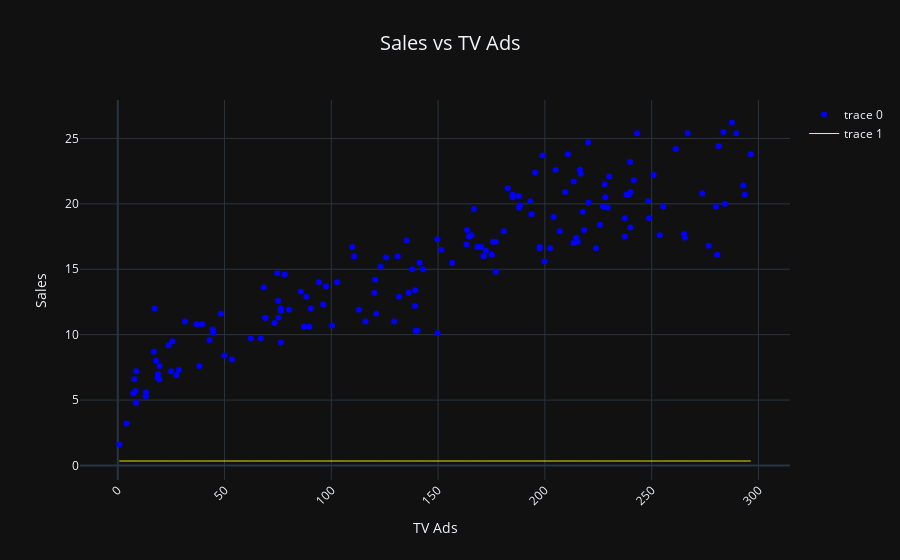
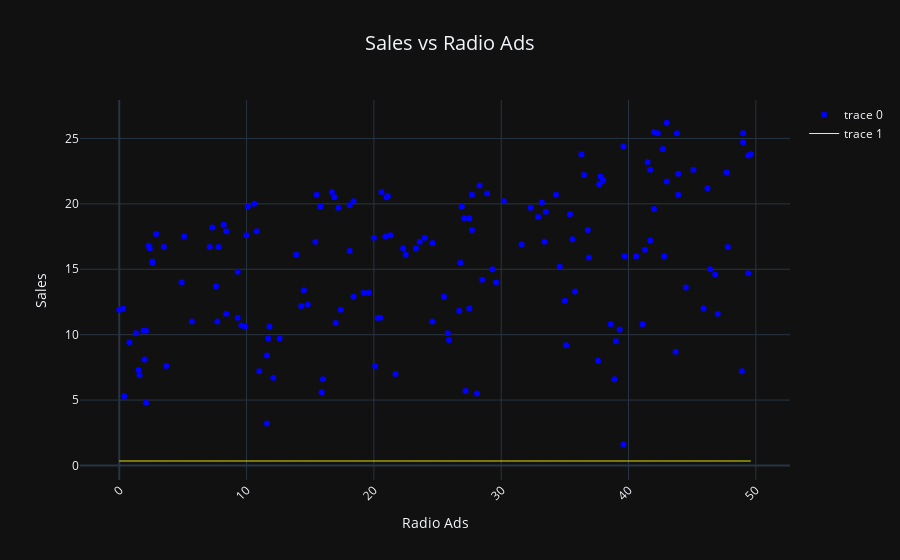
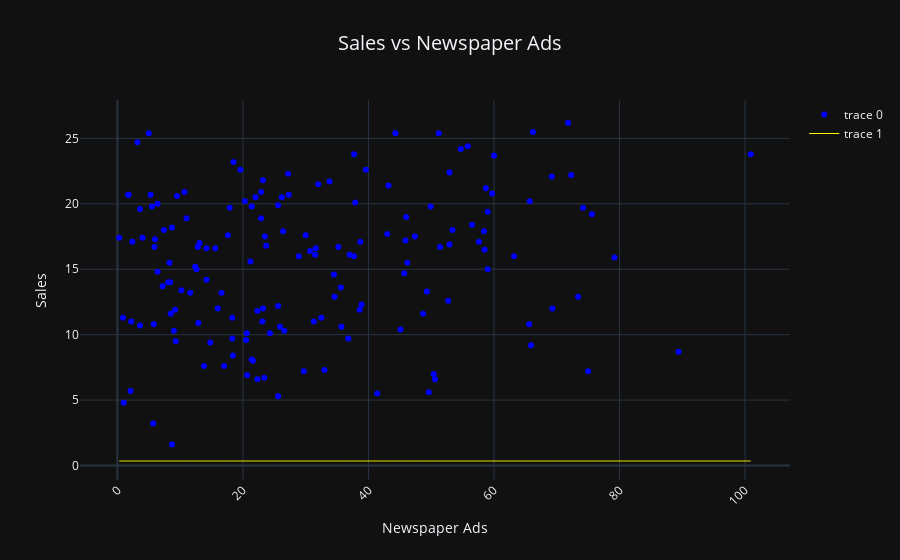

Notebook cell for these charts, in order:
### Markdown cell above
### Unoptimised network
Let's check how our network looks without any optimisation  
Note: Our network is a fully connected network so it is easy to calculate the number of parameters.

### Code cell
# Create neural network
nn = NN(x_train.shape[1], 1, [4, 3, 2])

plot_tv(nn)
plot_radio(nn)
plot_newspaper(nn)

### Figure 1 — Plotly figure (JSON) as saved in the notebook; plotly's stock layout.template omitted (floating-point values rounded to 4 significant figures; data arrays with more than 128 entries replaced by an {"elided": "..."} marker saying what was removed)
{"data": [{"line": {"color": "blue", "dash": "dot", "width": 1}, "mode": "markers", "type": "scatter", "x": {"elided": "160 float values"}, "y": {"elided": "160 float values"}}, {"line": {"color": "yellow", "dash": "solid", "shape": "spline", "width": 1}, "type": "scatter", "x": {"elided": "1000 float values"}, "y": {"elided": "1000 float values"}}], "layout": {"autosize": true, "title": {"font": {"size": 20}, "text": "Sales vs TV Ads", "x": 0.5}, "xaxis": {"autorange": true, "range": [-16.71, 313.8], "showspikes": false, "tickangle": -45, "title": {"text": "TV Ads"}, "type": "linear"}, "yaxis": {"autorange": true, "range": [-1.109, 27.91], "showspikes": false, "title": {"text": "Sales"}, "type": "linear"}}}

### Figure 2 — Plotly figure (JSON) as saved in the notebook; plotly's stock layout.template omitted (floating-point values rounded to 4 significant figures; data arrays with more than 128 entries replaced by an {"elided": "..."} marker saying what was removed)
{"data": [{"line": {"color": "blue", "dash": "dot", "width": 1}, "mode": "markers", "type": "scatter", "x": {"elided": "160 float values"}, "y": {"elided": "160 float values"}}, {"line": {"color": "yellow", "dash": "solid", "shape": "spline", "width": 1}, "type": "scatter", "x": {"elided": "1000 float values"}, "y": {"elided": "1000 float values"}}], "layout": {"autosize": true, "title": {"font": {"size": 20}, "text": "Sales vs Radio Ads", "x": 0.5}, "xaxis": {"autorange": true, "range": [-2.921, 52.52], "tickangle": -45, "title": {"text": "Radio Ads"}, "type": "linear"}, "yaxis": {"autorange": true, "range": [-1.109, 27.91], "title": {"text": "Sales"}, "type": "linear"}}}

### Figure 3 — Plotly figure (JSON) as saved in the notebook; plotly's stock layout.template omitted (floating-point values rounded to 4 significant figures; data arrays with more than 128 entries replaced by an {"elided": "..."} marker saying what was removed)
{"data": [{"line": {"color": "blue", "dash": "dot", "width": 1}, "mode": "markers", "type": "scatter", "x": {"elided": "160 float values"}, "y": {"elided": "160 float values"}}, {"line": {"color": "yellow", "dash": "solid", "shape": "spline", "width": 1}, "type": "scatter", "x": {"elided": "1000 float values"}, "y": {"elided": "1000 float values"}}], "layout": {"autosize": true, "title": {"font": {"size": 20}, "text": "Sales vs Newspaper Ads", "x": 0.5}, "xaxis": {"autorange": true, "range": [-5.624, 106.8], "tickangle": -45, "title": {"text": "Newspaper Ads"}, "type": "linear"}, "yaxis": {"autorange": true, "range": [-1.109, 27.91], "title": {"text": "Sales"}, "type": "linear"}}}
